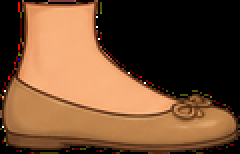
#> input picture Everyday_English_Project/action_rig/foot.png, 120 x 77 px (shown 2 times larger)
$ python -i action_render.py   (imports and definitions only)
#> lines starting #> are read from the running program, lines starting #| are printed output that depends on the picture; after the words box and inside, x2 and y2 are one past the last pixel; in counts of white or black regions, pixels touching at a corner belong together
#> further down, picture is the input picture: shape (77, 120, 3); mean B, G, R 49.5, 76.7, 112.6
"""Articulated 2D morning routine; independent joints, props and occlusion layers."""
from pathlib import Path
from functools import lru_cache
import argparse,bisect,hashlib,json,math,subprocess,time
import numpy as np
from hand_art import draw_hand
from PIL import Image,ImageDraw,ImageFont,ImageFilter,ImageOps,ImageEnhance
ROOT=Path(__file__).resolve().parent
W,H,FPS=1920,1080,24
# [1 line that did not run here, left out]
# [1 line that did not run here, left out]
# [1 line that did not run here, left out]
# [1 line not run here, left out]
# [1 line that did not run here, left out]
INK='#493b31';CREAM='#fff5e5';ACCENT='#93704f'
def ease(u):u=max(0,min(1,u));return u*u*u*(u*(6*u-15)+10)
def mix(a,b,u):return np.asarray(a)+(np.asarray(b)-a)*u
def rot(p,a):
 r=math.radians(a);c,s=math.cos(r),math.sin(r);x,y=p;return np.array([c*x-s*y,s*x+c*y])
def angle(p):return math.degrees(math.atan2(p[1],p[0]))-90
# [30 lines left out: functions wrist_angle, hand_sprite, limb_sprite, place, ik, not called in this run]
@lru_cache(maxsize=40)
def font(size,bold=False):return ImageFont.truetype(str(ROOT/'assets/fonts'/('DejaVuSans-Bold.ttf' if bold else 'DejaVuSans.ttf')),size)
@lru_cache(maxsize=8)
def bg(name):return Image.open(ROOT/'assets/backgrounds'/f'{name}.png').convert('RGBA').resize((W,H),Image.Resampling.LANCZOS)
#> called with name = 'routine_bedroom'
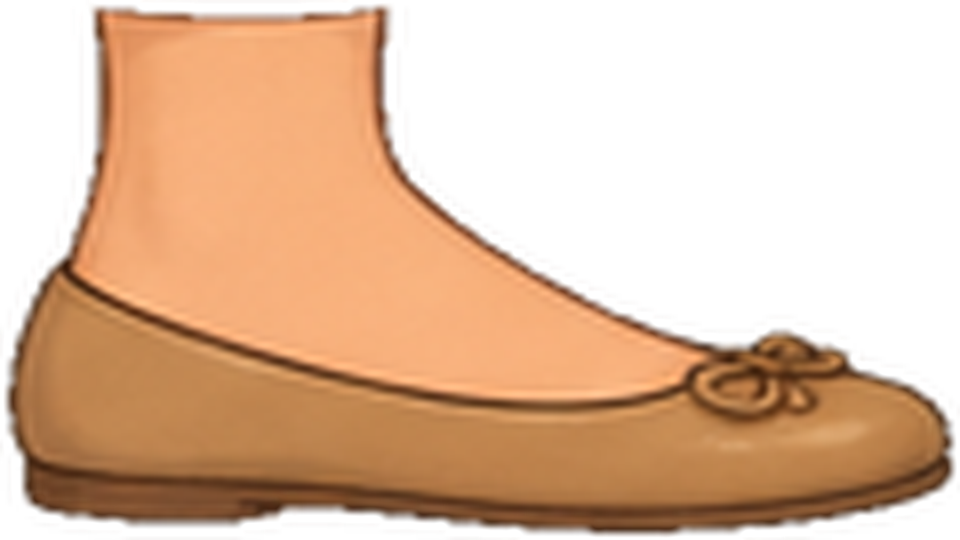
#> returned value: PIL image 1920x1080 RGBA (shown at 1/2 size); mean R, G, B, A 113.3, 77, 49.5, 139.6; transparent parts drawn white
def shape_at(t):
 j=bisect.bisect_right(cue_starts,t)-1
 return cues[j]['value'] if j>=0 and t<cues[j]['end'] else 'X'
# [27 lines left out: functions face, geom, not called in this run]
def gait_phase(c):
 # Travel-driven phase keeps the stance foot stationary as the body eases.
 return c['x']*.62/c.get('stride',96)
# [94 lines left out: functions grip_point, grip_foreground, brush_pose, wake_pose, puppet, not called in this run]
def shadow(im,x,y=925,w=160):ImageDraw.Draw(im).ellipse((x-w/2,y-11,x+w/2,y+10),fill=(82,57,31,45))
def base(x=800,s=.75,t=0):return {'x':x,'y':920-495*s,'s':s,'lean':0,'nod':0,'time':t}
def beats(si):return [l.get('speech_start',l['start'])-si*10 for l in lines if l['scene']==si]
# [8 lines left out: functions curtain, window_pane, not called in this run]
def blanket(im,level=1,shift=0):
 if level<=0:return
 x=425+shift;y=610;ww=735;hh=242;tex=bg('routine_bedroom').crop((405,681,1140,889)).resize((ww,hh),Image.Resampling.BICUBIC);mask=Image.new('L',(ww,hh));d=ImageDraw.Draw(mask);d.polygon([(0,40),(35,7),(ww-20,15),(ww,65),(ww,hh),(0,hh)],fill=round(255*level));tex.putalpha(mask);im.alpha_composite(tex,(int(x),y));ImageDraw.Draw(im).line((x+36,y+11,x+ww-25,y+18),fill='#c5a780',width=3)
#> after `tex = bg('routine_bedroom').crop((405, 681, 1140, 889)).resize((ww, hh`:
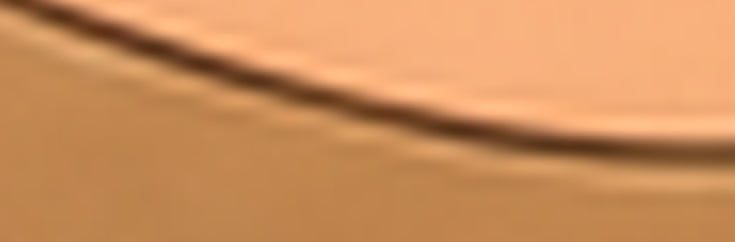
#> tex: PIL image 735x242 RGBA; mean R, G, B, A 204.9, 143.4, 92.2, 255
#> after `mask = Image.new('L', (ww, hh))`: mask: PIL image 735x242 L; every value is 0
#> after `tex.putalpha(mask)`:
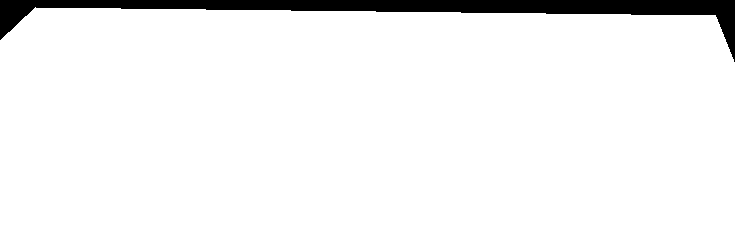
#> mask: PIL image 735x242 L; 94.7% white; 1 black region, box (x1, y1, x2, y2) and area: (0, 0, 735, 62) 9413
#> after `tex.putalpha(mask)`:
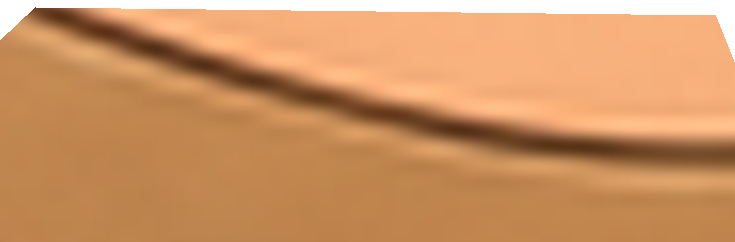
#> tex: PIL image 735x242 RGBA; mean R, G, B, A 204.9, 143.4, 92.2, 241.5; transparent parts drawn white
# [88 lines left out: functions water, mirror, prop, action_stage, not called in this run]
CAMERAS=[(1.37,670,590),(1.24,750,535),(1,960,540),(1.08,1340,500),(1.16,930,520),(1,960,540),(1.24,1300,420),(1.24,1300,420),(1.24,1300,420),(1.24,1300,420),(1.06,1050,520),(1,960,540)]
def camera(im,si,local):
 zoom,cx,cy=CAMERAS[si];zoom+=.012*ease(local/10);cw=W/zoom;ch=H/zoom;l=max(0,min(W-cw,cx-cw/2));top=max(0,min(H-ch,cy-ch/2));return im.crop((round(l),round(top),round(l+cw),round(top+ch))).resize((W,H),Image.Resampling.BICUBIC)
# [35 lines left out: functions frame, render_fingerprint, segment_current, render_segment, not called in this run]
# [8 lines not run here, left out]

>>> import cv2
>>> picture = cv2.imread('action_rig/foot.png')
#> (the run stopped early here; a loop or call above may not have finished)

$ run again, on Everyday_English_Project/action_rig/forearm.png
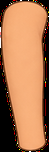
#> input picture Everyday_English_Project/action_rig/forearm.png, 49 x 152 px
#> picture is the input picture: shape (152, 49, 3); mean B, G, R 82.1, 120.2, 175.4
#> in bg, `def bg(name):return Image.open(ROOT/'assets/backgrounds'/f'{name}.png'..`:
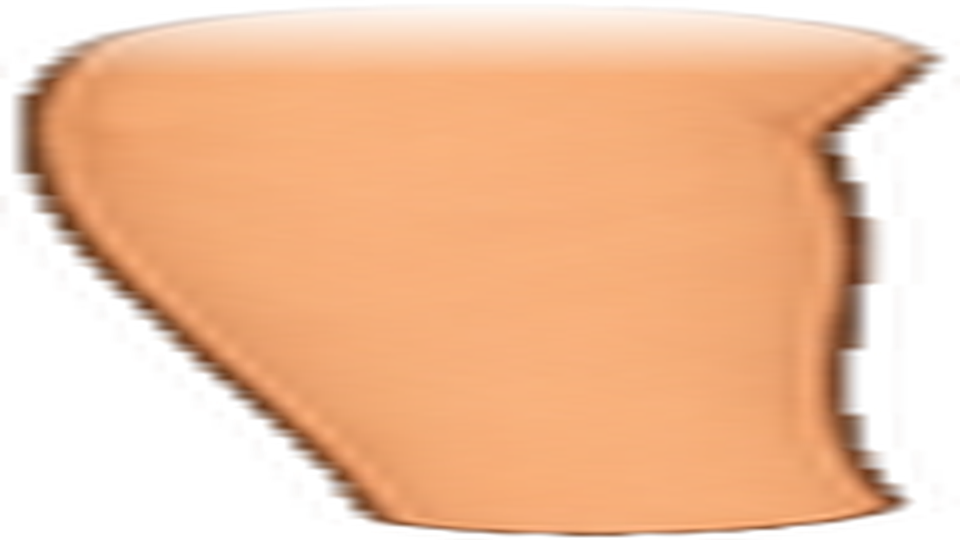
#> returned value: PIL image 1920x1080 RGBA (shown at 1/2 size); mean R, G, B, A 175.2, 119.9, 81.9, 172.2; transparent parts drawn white
#> mask: PIL image 735x242 L; every value is 0
#> mask: PIL image 735x242 L; 94.7% white; 1 black region, box (x1, y1, x2, y2) and area: (0, 0, 735, 62) 9413
#> in blanket, `tex.putalpha(mask)`:
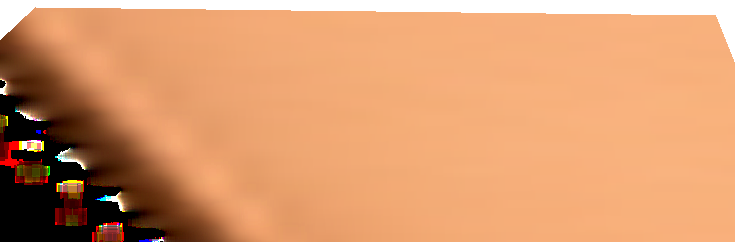
#> tex: PIL image 735x242 RGBA; mean R, G, B, A 216.4, 149.5, 102.7, 241.5; transparent parts drawn white

$ run again, on Everyday_English_Project/action_rig/head.png
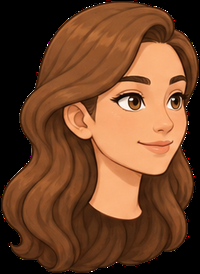
#> input picture Everyday_English_Project/action_rig/head.png, 200 x 274 px
#> picture is the input picture: shape (274, 200, 3); mean B, G, R 40.6, 68.2, 110.8
#> in bg, `def bg(name):return Image.open(ROOT/'assets/backgrounds'/f'{name}.png'..`:
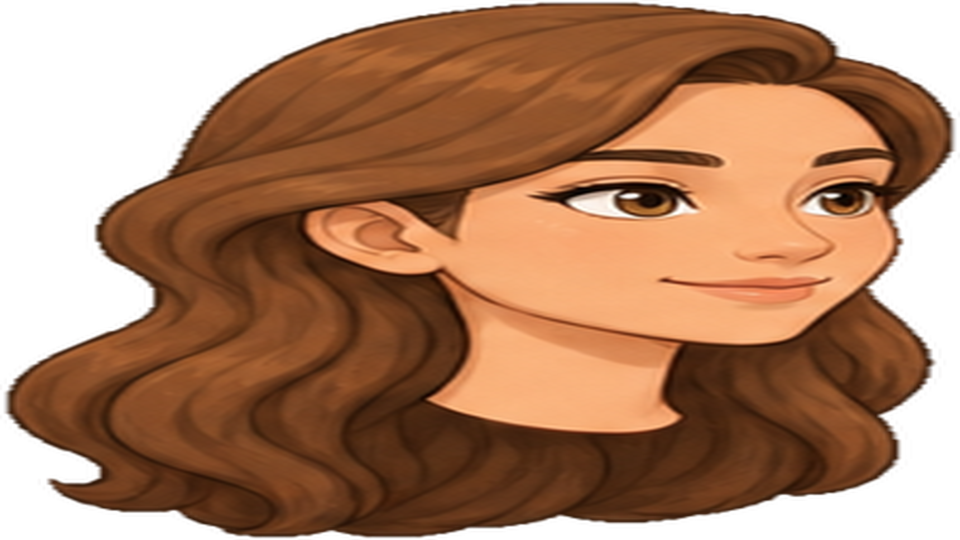
#> returned value: PIL image 1920x1080 RGBA (shown at 1/2 size); mean R, G, B, A 111, 68.2, 40.6, 190.4; transparent parts drawn white
#> mask: PIL image 735x242 L; every value is 0
#> mask: PIL image 735x242 L; 94.7% white; 1 black region, box (x1, y1, x2, y2) and area: (0, 0, 735, 62) 9413
#> in blanket, `tex.putalpha(mask)`:
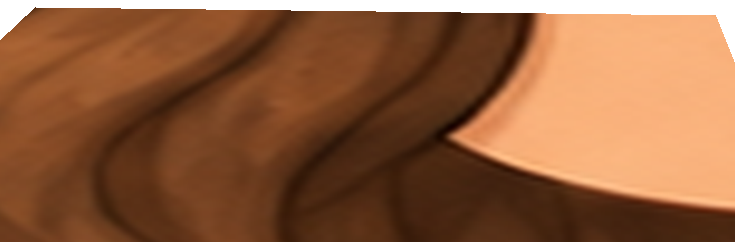
#> tex: PIL image 735x242 RGBA; mean R, G, B, A 139.1, 85.8, 50.6, 241.5; transparent parts drawn white
